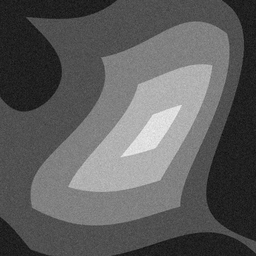
#> input picture tpseg/pyra-gauss.tif, 256 x 256 px, shrunk from 512 x 512 before the run
$ python laplacien.py
#> lines starting #> are read from the running program, lines starting #| are printed output that depends on the picture
### tpseg/mrlab.py
# -*- coding: utf-8 -*-
#
#
#
#########################################################################
u"""
lecture, écriture et affichage d'images à forte dynamique, réeles ou complexes (radar)
"""

MRLABVERSION=u"V0.1  Version du 21 mai 2019"

#############################################################################
import numpy as np

import math

globalparamnotebook=0

##############################################################################
#
def version():
    return MRLABVERSION
##############################################################################
#############################
# [32 lines left out: functions notebook, interpolationbilineaire, not called in this run]

################################################
# 22 mai 2019
def dericheGradX(ima,alpha):


    nl,nc=ima.shape
    ae=math.exp(-alpha)
    c=-(1-ae)*(1-ae)/ae

    b1=np.zeros(nc)
    b2=np.zeros(nc)

    gradx=np.zeros((nl,nc))


#gradx=np.zeros(nl,nc)
    for i in range(nl):

        l=ima[i,:].copy()

        for j in range(2,nc):
            b1[j] = l[j-1] + 2*ae*b1[j-1]-ae*ae*b1[j-2]  # LIGNE A MODIFIER
        b1[0]=b1[2]
        b1[1]=b1[2]

        for j in range(nc-3,-1,-1):
            b2[j] = l[j+1] + 2*ae*b2[j+1]-ae*ae*b2[j+2]# LIGNE A MODIFIER
        b2[nc-2]=b2[nc-3]
        b2[nc-1]=b2[nc-3]

        gradx[i,:]=c*ae*(b1-b2);

    return gradx


################################################
# 22 mai 2019
def dericheGradY(ima,alpha):


    nl,nc=ima.shape
    ae=math.exp(-alpha)
    c=-(1-ae)*(1-ae)/ae

    b1=np.zeros(nl)
    b2=np.zeros(nl)

    grady=np.zeros((nl,nc))

    for i in range(nc):

        l=ima[:,i].copy()

        for j in range(2,nl):
            b1[j]=l[j-1]   # LIGNE A MODIFIER
        b1[0]=b1[2]
        b1[1]=b1[2]

        for j in range(nl-3,-1,-1):
            b2[j]=l[j+1]    # LIGNE A MODIFIER
        b2[nl-1]=b2[nl-3]
        b2[nl-2]=b2[nl-3]

        grady[:,i]=c*ae*(b1-b2);


    return grady


################################################
# 22 mai 2019
# [27 lines left out: functions sobelGradX, sobelGradY, not called in this run]
################################################
# 27 juilet 2019
def toto(a):
    print ('a : %f'%a)

################################################
# 22 mai 2019

# [10 lines left out: function normeGradient, not called in this run]

################################################
# 22 mai 2019
def dericheSmoothX(ima,alpha):


    nl,nc=ima.shape
    ae=math.exp(-alpha)
    c=(1-ae)*(1-ae)/(1+2*alpha*ae-ae*ae)


    b1=np.zeros(nc)
    b2=np.zeros(nc)

    smoothx=np.zeros((nl,nc))


#gradx=np.zeros(nl,nc)
    for i in range(nl):
        l=ima[i,:].copy()
        for j in range(2,nc):
            b1[j]=c*(l[j]+ae*(alpha-1)*l[j-1])+2*ae*b1[j-1]-ae*ae*b1[j-2]
        b1[0]=b1[2]
        b1[1]=b1[2]
        for j in range(nc-3,-1,-1):
            b2[j]=c*(ae*(alpha+1)*l[j+1]-ae*ae*l[j+2])+2*ae*b2[j+1]-ae*ae*b2[j+2]
        b2[nc-1]=b2[nc-3]
        b2[nc-2]=b2[nc-3]
        smoothx[i,:]=b1+b2;


    return smoothx

################################################
# 22 mai 2019
def dericheSmoothY(ima,alpha):


    nl,nc=ima.shape
    ae=math.exp(-alpha)
    c=(1-ae)*(1-ae)/(1+2*alpha*ae-ae*ae)

    b1=np.zeros(nl)
    b2=np.zeros(nl)

    smoothy=np.zeros((nl,nc))

    for i in range(nc):
        l=ima[:,i].copy()
        for j in range(2,nl):
            b1[j]=c*(l[j]+ae*(alpha-1)*l[j-1])+2*ae*b1[j-1]-ae*ae*b1[j-2]
        b1[0]=b1[2]
        b1[1]=b1[2]
        for j in range(nl-3,-1,-1):
            b2[j]=c*(ae*(alpha+1)*l[j+1]-ae*ae*l[j+2])+2*ae*b2[j+1]-ae*ae*b2[j+2]
        b2[nl-1]=b2[nl-3]
        b2[nl-2]=b2[nl-3]

        smoothy[:,i]=b1+b2;


    return smoothy


################################################
# 22 mai 2019
# [22 lines left out: function maximaDirectionGradient, not called in this run]

################################################
# 22 mai 2019


############################################################################
# Septembre 2017 : une liste de paramètres sont requis
#

### tpseg/laplacien.py
import matplotlib.pyplot as plt
import numpy as np
from skimage import io
import mrlab as mr

# Charger l'image
ima = io.imread('pyra-gauss.tif')
#> ima is the input picture: shape (256, 256); min 12, max 237, mean 93.8

# Liste des valeurs d'alpha à tester
alphas = [0.3, 0.5, 1, 2,3,4]

# Parcourir les différentes valeurs d'alpha
for i, alpha in enumerate(alphas):
    # Calculer le laplacien
    gradx = mr.dericheGradX(mr.dericheSmoothY(ima, alpha), alpha)
    grady = mr.dericheGradY(mr.dericheSmoothX(ima, alpha), alpha)
    gradx2 = mr.dericheGradX(mr.dericheSmoothY(gradx, alpha), alpha)
    grady2 = mr.dericheGradY(mr.dericheSmoothX(grady, alpha), alpha)
    lpima = gradx2 + grady2
    posneg = (lpima >= 0)

    # Calculer les contours
    nl, nc = ima.shape
    contours = np.uint8(np.zeros((nl, nc)))
    for i in range(1, nl):
        for j in range(1, nc):
            if (((i > 0) and (posneg[i-1, j] != posneg[i, j])) or
                ((j > 0) and (posneg[i, j-1] != posneg[i, j]))):
                contours[i, j] = 255

    # Afficher les images pour l'alpha courant
    plt.figure(i+1)
    plt.suptitle('Alpha = {}'.format(alpha))
    plt.subplot(2, 2, 1)
    plt.title('Image originale')
    plt.imshow(ima, cmap='gray')

    plt.subplot(2, 2, 2)
    plt.title('Laplacien')
    plt.imshow(lpima, cmap='gray')

    plt.subplot(2, 2, 3)
    plt.title('Laplacien binarisé -/+')
    plt.imshow(255*posneg, cmap='gray')

    plt.subplot(2, 2, 4)
    plt.title('Contours')
    plt.imshow(contours, cmap='gray')

    plt.subplots_adjust(wspace=0.4, hspace=0.4)
    plt.show()
#> this loop made 6 passes
#> pass 1, `gradx = mr.dericheGradX(mr.dericheSmoothY(ima, alpha), alpha)`:
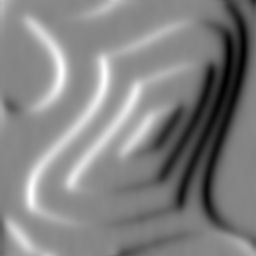
#> gradx: shape (256, 256) float64; min -52.62, max 47.25, mean -1.1; drawn with min black and max white
#> pass 1, `gradx2 = mr.dericheGradX(mr.dericheSmoothY(gradx, alpha), alpha)`:
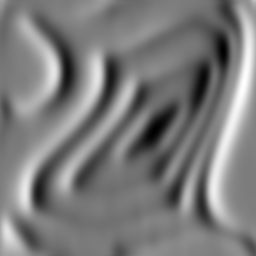
#> gradx2: shape (256, 256) float64; min -32.31, max 33.33, mean -0.4; drawn with min black and max white
#> pass 1, `grady2 = mr.dericheGradY(mr.dericheSmoothX(grady, alpha), alpha)`:
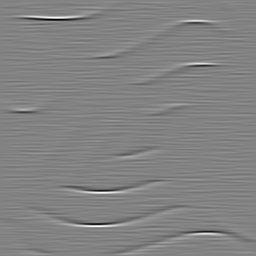
#> grady2: shape (256, 256) float64; min -0.228, max 0.218, mean -3.24e-05; drawn with min black and max white
#> pass 1, `plt.show()`:
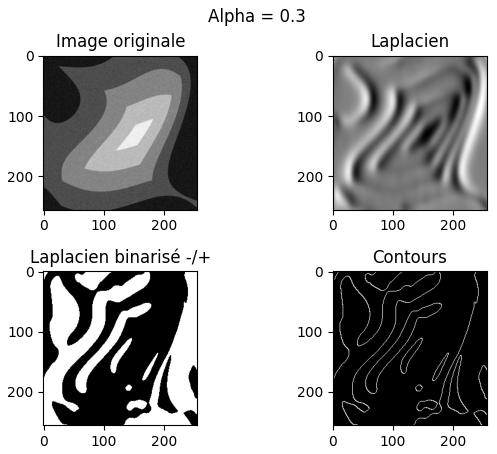
#> figure drawn by matplotlib, 4 panels
#> after the loop:
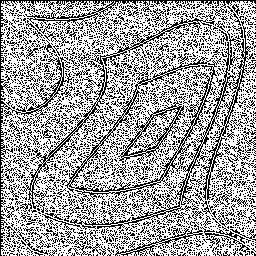
#> contours: shape (256, 256); 63.6% white; black in thin lines or dots
#> after the loop:
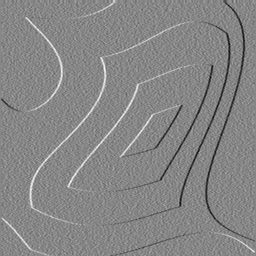
#> gradx: shape (256, 256) float64; min -74.51, max 66.46, mean -0.2; drawn with min black and max white
#> after the loop:
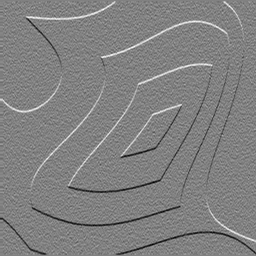
#> grady: shape (256, 256) float64; min -67.7, max 65.8, mean 0; drawn with min black and max white
